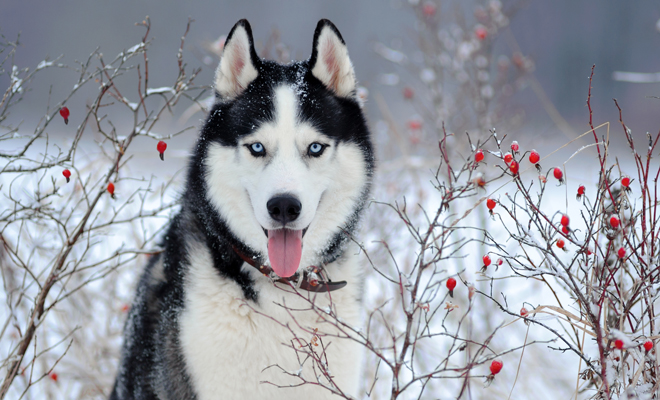
//> input picture Practicas/Practica 2/Hayde/Entrada/imagen1.jpg, 660 x 400 px
$ ./ejercicio_erode   (built with g++ and OpenCV 4)
//> lines starting //> are read from the running program, lines starting //| are printed output that depends on the picture
#include <opencv2/opencv.hpp>
#include <bits/stdc++.h>
using namespace cv;
using namespace std;

int main(){
    Mat img = imread("imagen1.jpg");
//> img is the input picture: 400 rows x 660 cols, CV_8UC3; mean B, G, R 162.3, 153.9, 150.9
    Mat salida2;
    erode(img, salida2, Mat());
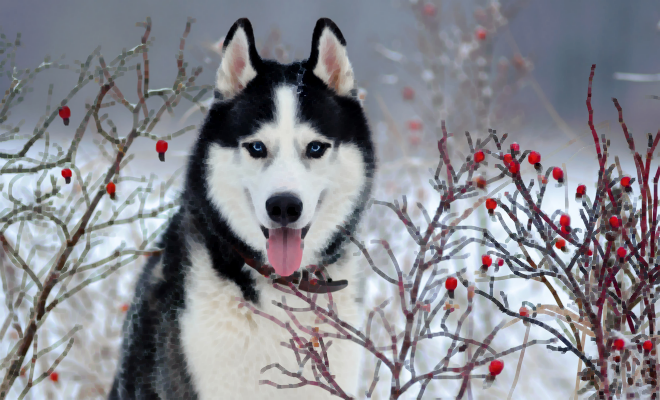
//> salida2: 400 rows x 660 cols, CV_8UC3; mean B, G, R 143.9, 136.8, 135.9
    dilate(salida2, salida2, Mat());
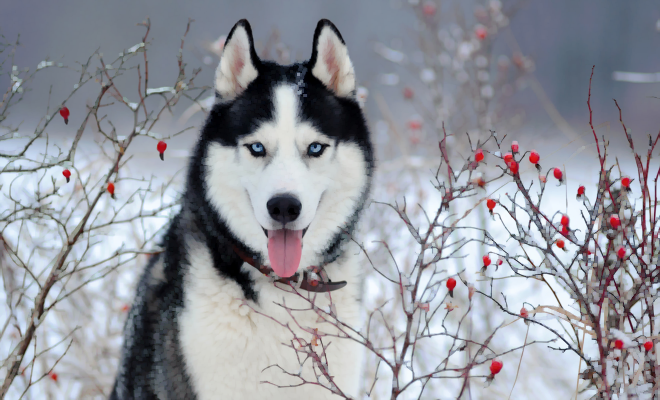
//> salida2: 400 rows x 660 cols, CV_8UC3; mean B, G, R 158.8, 150.6, 147.9
    imwrite("4-1_Filtro_Erode.jpg", salida2);
    return 0;
}

$ run again, with Practicas/Practica 2/Hayde/Entrada/imagen2.jpg copied over Practicas/Practica 2/Hayde/Entrada/imagen1.jpg
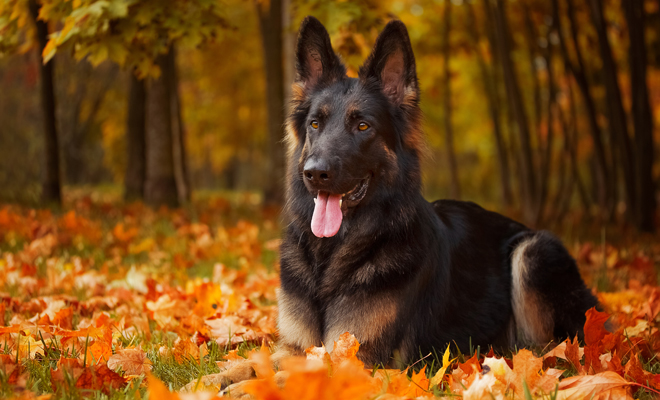
//> input picture Practicas/Practica 2/Hayde/Entrada/imagen2.jpg, 660 x 400 px
//> img is the input picture: 400 rows x 660 cols, CV_8UC3; mean B, G, R 22.4, 67.9, 111.4
//> `erode(img, salida2, Mat());`:
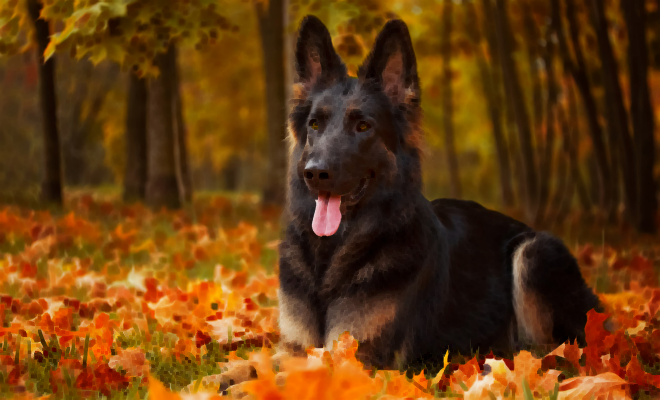
//> salida2: 400 rows x 660 cols, CV_8UC3; mean B, G, R 15.3, 58.4, 101.5
//> `dilate(salida2, salida2, Mat());`:
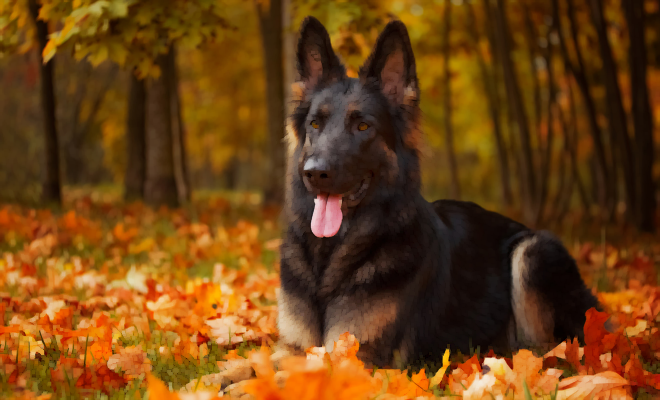
//> salida2: 400 rows x 660 cols, CV_8UC3; mean B, G, R 20, 65.5, 109.4
